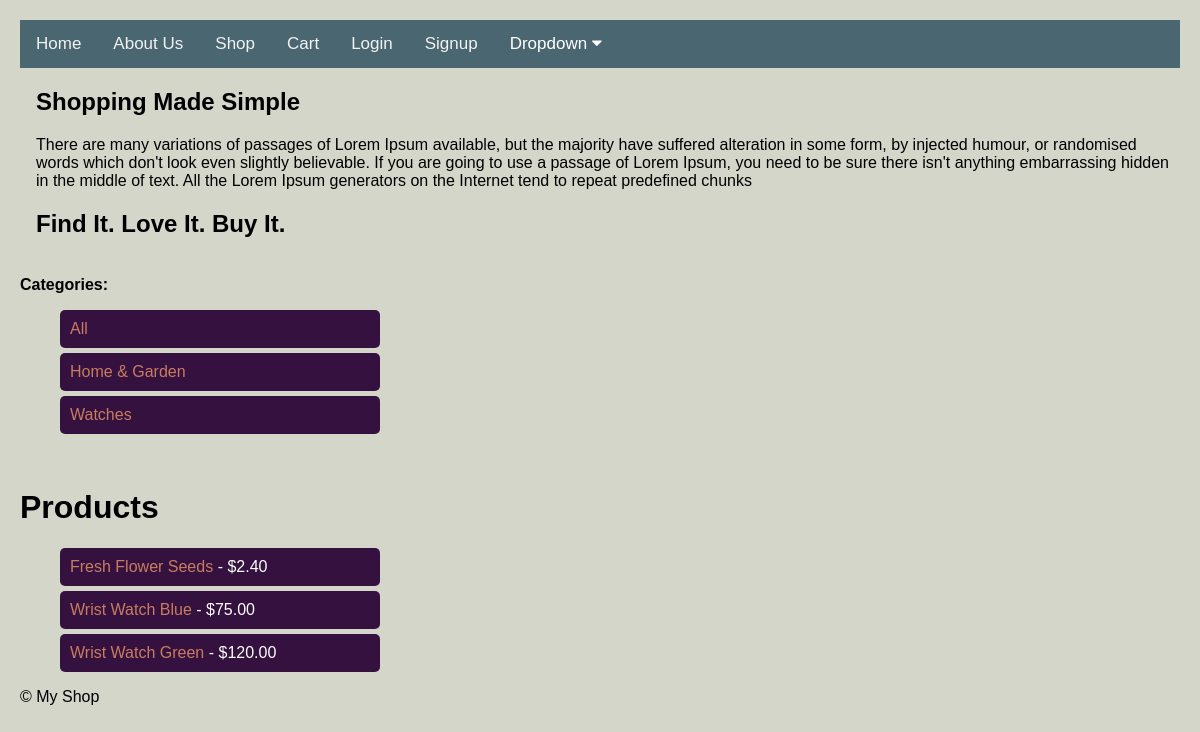
The app's page /shop/, older data.
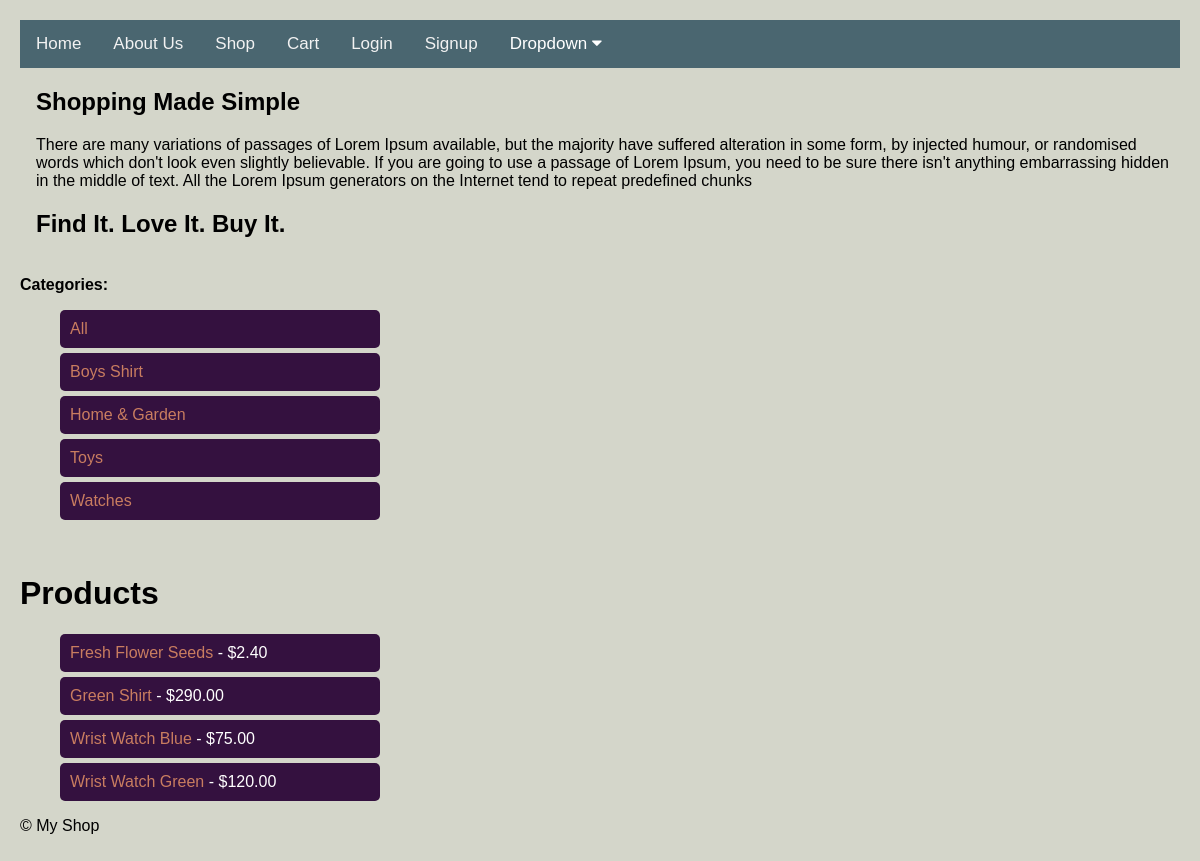
The same page, newer data.
### shop/models.py (models this page shows, shortened)
class Category(models.Model):
    name = models.CharField(max_length=200, db_index=True)
    slug = models.SlugField(max_length=200, unique=True)
    class Meta:
        ordering = ('name',) # Order categories alphabetically by name
        verbose_name = 'category'
        verbose_name_plural = 'categories' # Correct plural for admin display

class Product(models.Model):
    category = models.ForeignKey(
        Category,
        related_name='products', # Allows you to access products from a category instance (e.g., category.products.all())
        on_delete=models.CASCADE, # If a category is deleted, all its products are also deleted
        null=True,   # Allows products to initially exist without a category (useful for migration)
        blank=True   # Allows the category field to be blank in forms
    )
    name = models.CharField(max_length=200, db_index=True)
    slug = models.SlugField(max_length=200, db_index=True, unique=True)
    description = models.TextField(blank=True)
    price = models.DecimalField(max_digits=10, decimal_places=2)
    image = models.ImageField(upload_to='products/%Y/%m/%d/', blank=True, null=True) # Organizes uploads by date
    available = models.BooleanField(default=True)
    created = models.DateTimeField(auto_now_add=True) # Automatically sets creation timestamp
    updated = models.DateTimeField(auto_now=True) # Automatically updates timestamp on every save
    class Meta:
        ordering = ('name',) # Order products alphabetically by name
        indexes = [
            Index(fields=['id', 'slug']), # Composite index for ID and slug
            Index(fields=['name']),      # Index on the product name
            Index(fields=['-created']),  # Index for ordering by creation date (e.g., for "new arrivals")
        ]
    def save(self, *args, **kwargs):
        if not self.slug:
            self.slug = slugify(self.name)
        super().save(*args, **kwargs)

### shop/views.py (the view)
# urls.py: path('', views.product_list, name='product_list'),
def product_list(request, category_slug=None): # <-- Added category_slug for filtering
    category = None
    categories = Category.objects.all() # <-- Fetch ALL categories here
    products = Product.objects.filter(available=True)
    if category_slug:
        category = get_object_or_404(Category, slug=category_slug)
        products = products.filter(category=category)
    return render(request, 'shop/product_list.html', {
        'category': category,
        'categories': categories, # <-- Pass categories to the template
        'products': products
    })

### shop/templates/shop/product_list.html (shortened to what this page needs)
{% extends "shop/base.html" %}
{% block content %}
<br>
<div class="category-link">
  <strong>Categories:</strong>
  <ul>
    <li class="btn-a category-link">
  <a href="{% url 'product_list' %}">All</a>
  {% for cat in categories %}     </li>
  <li class="btn-a  category">
    <a href="{% url 'product_list_by_category' cat.slug %}">{{ cat.name }}</a>
  </li>
  {% endfor %}
</ul>
</div>
 <br>
<h1>Products </h1>
<ul>
    {% for product in products %}
    <li class="btn-a  category">
            <a href="{% url 'product_detail' product.slug %}">{{ product.name }}</a>
            - ${{ product.price }}
        </li>
    {% endfor %}
</ul>
{% endblock %}

Row changes from the older to the newer data that the page shows:
added Category: name "Boys Shirt"
added Category: name "Toys"
added Product: name "Green Shirt", price "290.00"
